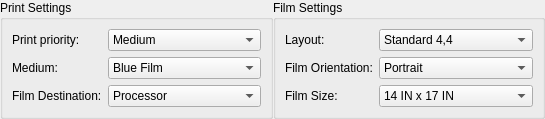
<?xml version="1.0" encoding="UTF-8"?>
<ui version="4.0">
 <class>QDicomPrinterBasicSettingsWidgetBase</class>
 <widget class="QWidget" name="QDicomPrinterBasicSettingsWidgetBase">
  <property name="geometry">
   <rect>
    <x>0</x>
    <y>0</y>
    <width>545</width>
    <height>106</height>
   </rect>
  </property>
  <property name="windowTitle">
   <string>Form</string>
  </property>
  <layout class="QGridLayout" name="gridLayout">
   <property name="horizontalSpacing">
    <number>0</number>
   </property>
   <property name="margin">
    <number>0</number>
   </property>
   <item row="0" column="0">
    <widget class="QGroupBox" name="m_printSettingsGroupBox">
     <property name="title">
      <string>Print Settings</string>
     </property>
     <layout class="QFormLayout" name="formLayout_2">
      <item row="0" column="0">
       <widget class="QLabel" name="m_priorityLabel">
        <property name="text">
         <string>Print priority:</string>
        </property>
       </widget>
      </item>
      <item row="0" column="1">
       <widget class="QComboBox" name="m_priorityComboBox">
        <item>
         <property name="text">
          <string>Medium</string>
         </property>
        </item>
       </widget>
      </item>
      <item row="1" column="0">
       <widget class="QLabel" name="m_mediumTypeLabel">
        <property name="text">
         <string>Medium:</string>
        </property>
       </widget>
      </item>
      <item row="1" column="1">
       <widget class="QComboBox" name="m_mediumTypeComboBox">
        <item>
         <property name="text">
          <string>Blue Film</string>
         </property>
        </item>
       </widget>
      </item>
      <item row="2" column="0">
       <widget class="QLabel" name="m_filmDestinationLabel">
        <property name="text">
         <string>Film Destination:</string>
        </property>
       </widget>
      </item>
      <item row="2" column="1">
       <widget class="QComboBox" name="m_filmDestinationComboBox">
        <item>
         <property name="text">
          <string>Processor</string>
         </property>
        </item>
       </widget>
      </item>
     </layout>
    </widget>
   </item>
   <item row="0" column="1">
    <widget class="QGroupBox" name="m_filmSettingsGroupBox">
     <property name="title">
      <string>Film Settings</string>
     </property>
     <layout class="QFormLayout" name="formLayout">
      <item row="0" column="0">
       <widget class="QLabel" name="m_layoutLabel">
        <property name="text">
         <string>Layout:</string>
        </property>
       </widget>
      </item>
      <item row="0" column="1">
       <widget class="QComboBox" name="m_layoutComboBox">
        <item>
         <property name="text">
          <string>Standard 4,4</string>
         </property>
        </item>
       </widget>
      </item>
      <item row="1" column="0">
       <widget class="QLabel" name="m_filmOrientationLabel">
        <property name="text">
         <string>Film Orientation:</string>
        </property>
       </widget>
      </item>
      <item row="1" column="1">
       <widget class="QComboBox" name="m_filmOrientationComboBox">
        <item>
         <property name="text">
          <string>Portrait</string>
         </property>
        </item>
       </widget>
      </item>
      <item row="2" column="0">
       <widget class="QLabel" name="m_filmSizeLabel">
        <property name="text">
         <string>Film Size:</string>
        </property>
       </widget>
      </item>
      <item row="2" column="1">
       <widget class="QComboBox" name="m_filmSizeComboBox">
        <item>
         <property name="text">
          <string>14 IN x 17 IN</string>
         </property>
        </item>
       </widget>
      </item>
     </layout>
    </widget>
   </item>
  </layout>
 </widget>
 <resources/>
 <connections/>
</ui>
